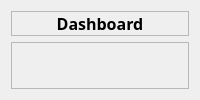
            <widget class="QWidget" name="dashboard">
             <layout class="QVBoxLayout" name="verticalLayout_7">
              <item alignment="Qt::AlignTop">
               <widget class="QFrame" name="frame_title_1">
                <property name="frameShape">
                 <enum>QFrame::StyledPanel</enum>
                </property>
                <property name="frameShadow">
                 <enum>QFrame::Raised</enum>
                </property>
                <layout class="QVBoxLayout" name="verticalLayout_8">
                 <property name="spacing">
                  <number>0</number>
                 </property>
                 <property name="leftMargin">
                  <number>0</number>
                 </property>
                 <property name="topMargin">
                  <number>0</number>
                 </property>
                 <property name="rightMargin">
                  <number>0</number>
                 </property>
                 <property name="bottomMargin">
                  <number>0</number>
                 </property>
                 <item alignment="Qt::AlignTop">
                  <widget class="QLabel" name="label_title_1">
                   <property name="font">
                    <font>
                     <family>Rockwell</family>
                     <pointsize>12</pointsize>
                     <weight>75</weight>
                     <bold>true</bold>
                    </font>
                   </property>
                   <property name="text">
                    <string>Dashboard</string>
                   </property>
                   <property name="alignment">
                    <set>Qt::AlignCenter</set>
                   </property>
                  </widget>
                 </item>
                </layout>
               </widget>
              </item>
              <item>
               <widget class="QFrame" name="frame_main_page1">
                <property name="sizePolicy">
                 <sizepolicy hsizetype="Preferred" vsizetype="Expanding">
                  <horstretch>0</horstretch>
                  <verstretch>0</verstretch>
                 </sizepolicy>
                </property>
                <property name="frameShape">
                 <enum>QFrame::StyledPanel</enum>
                </property>
                <property name="frameShadow">
                 <enum>QFrame::Raised</enum>
                </property>
                <layout class="QGridLayout" name="gridLayout">
                 <property name="leftMargin">
                  <number>0</number>
                 </property>
                 <property name="topMargin">
                  <number>0</number>
                 </property>
                 <property name="rightMargin">
                  <number>0</number>
                 </property>
                 <property name="bottomMargin">
                  <number>0</number>
                 </property>
                 <property name="spacing">
                  <number>0</number>
                 </property>
                </layout>
               </widget>
              </item>
             </layout>
            </widget>
